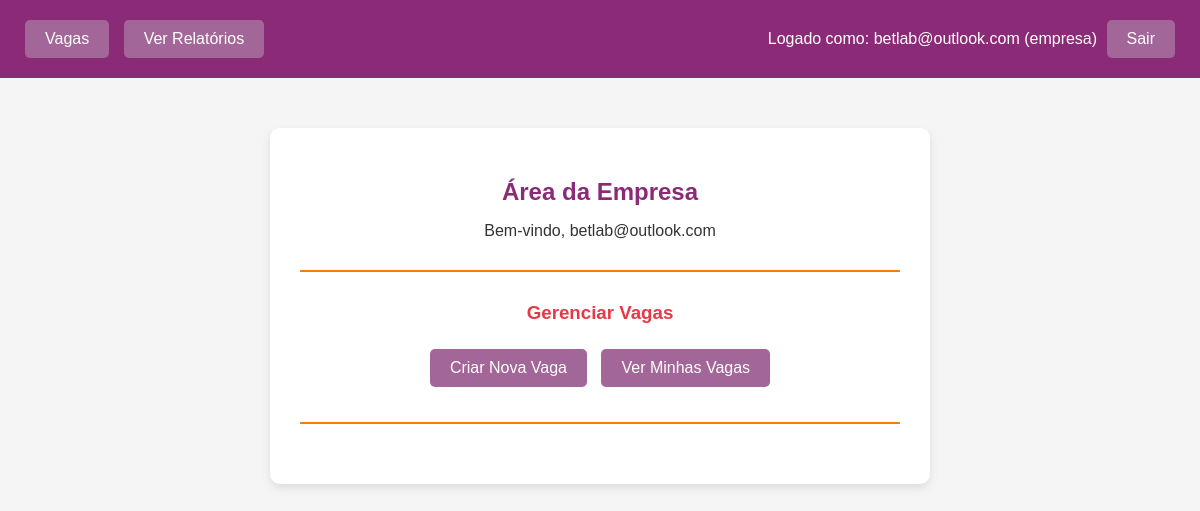
Page /dashboard_empresa/ (signed in) on the committed database.
### usuarios/models.py (models this page shows, shortened)
class Usuario(AbstractUser):
    email = models.EmailField(unique=True)
    username = None
    tipo_usuario = models.CharField(max_length=20, choices=TipoUsuario.choices)
    USERNAME_FIELD = "email"
    REQUIRED_FIELDS = []
    objects = UsuarioManager()

### usuarios/views.py (the view)
@login_required
def dashboard_empresa(request):
    if request.user.tipo_usuario != "empresa":
        return redirect("dashboard_candidato")
    return render(request, "usuarios/dashboard_empresa.html")

### templates/usuarios/dashboard_empresa.html (shortened to what this page needs)
<!DOCTYPE html>
<html>
<head>
</head>
<body>
    <header>
        <nav>
            <div>
                <a class="btn" href="{% url 'listar_vagas' %}">Vagas</a>
                <a class="btn" href="{% url 'relatorio' %}">Ver Relatórios</a>
            </div>
            <div>
                {% if user.is_authenticated %}
                    <span class="user-info">Logado como: {{ user.email }} ({{ user.tipo_usuario }})</span>
                    <a class="btn" href="{% url 'logout' %}">Sair</a>
                {% else %}
                    <a class="btn" href="{% url 'login' %}">Entrar</a>
                    <a class="btn" href="{% url 'cadastro' %}">Cadastrar</a>
                {% endif %}
            </div>
        </nav>
    </header>
    <div class="container">
        <h2>Área da Empresa</h2>
        <p>Bem-vindo, {{ request.user.email }}</p>
        <hr>
        <h3>Gerenciar Vagas</h3>
        <a href="{% url 'criar_vaga' %}" class="btn">Criar Nova Vaga</a>
        <a href="{% url 'minhas_vagas' %}" class="btn">Ver Minhas Vagas</a>
        <hr>
    </div>
</body>
</html>

### templates/usuarios/dashboard_empresa.html (style rules this page uses)
body { font-family: Arial, sans-serif; background-color: #f5f5f5; color: #333; margin: 0; padding: 0; }
header { background-color:#8b2b78; padding: 15px 20px; color: #fff; }
nav { display: flex; justify-content: space-between; align-items: center; }
nav a { color: #fff; text-decoration: none; margin: 0 10px; padding: 6px 12px; border-radius: 4px; transition: background-color 0.3s; }
.container { max-width: 600px; margin: 50px auto; padding: 30px; background-color: #fff; border-radius: 10px; box-shadow: 0 4px 10px rgba(0,0,0,0.1); text-align: center; }
h2 { color: #8b2b78; margin-bottom: 10px; }
h3 { color: #E63946; margin-top: 30px; margin-bottom: 20px; }
p { font-size: 16px; margin-bottom: 20px; }
hr { border: 0; height: 2px; background-color: #FF7A00; margin: 30px 0; }
.btn { display: inline-block; padding: 10px 20px; margin: 5px; background-color: #a36698; color: #fff; text-decoration: none; border-radius: 5px; transition: background-color 0.3s; }

### rows in the picture
Usuario: email "betlab@outlook.com", tipo_usuario "empresa", user.email "betlab@outlook.com"
